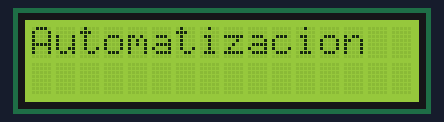
Simulated run of this sketch. Board: Arduino Uno, built with avr-gcc and run on an emulated ATmega328P. Shown: 16×2 character LCD.

Above: at 0.3 s.
At 1.3 s:
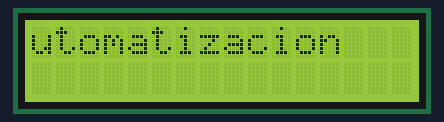
At 3.3 s:
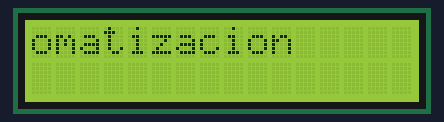
At 6.3 s:
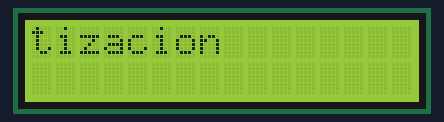
At 9.3 s:
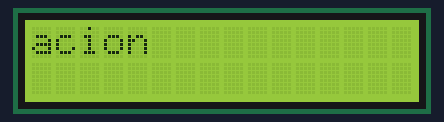
At 13.3 s:
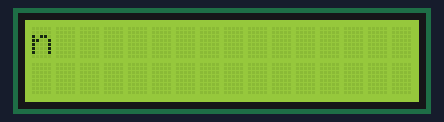

The sketch:

Textom_vil.ino
```cpp
// Incluímos la libreria externa para poder utilizarla
#include <LiquidCrystal.h> // Entre los símbolos <> buscará en la carpeta de librerías configurada

// Definimos las constantes
#define COLS 16 // Columnas del LCD
#define ROWS 2 // Filas del LCD
#define VELOCIDAD 1000 // Velocidad a la que se mueve el texto

// Lo primero is inicializar la librería indicando los pins de la interfaz
LiquidCrystal lcd(12, 11, 5, 4, 3, 2);

// Textos
String texto_fila = "Automatizacion";

void setup() {
  // Configuración monitor serie
  Serial.begin(9600);

  // Configuramos las filas y las columnas del LCD en este caso 16 columnas y 2 filas
  lcd.begin(COLS, ROWS);
}

void loop() {
  lcd.setCursor(0, 1);
  lcd.print("Minera");
  // Obtenemos el tamaño del texto
  int tam_texto=texto_fila.length();

  // Mostramos entrada texto por la derecha
  for(int i=1; i<=tam_texto ; i++)
  {
    String texto = texto_fila.substring(i-1);

    // Limpiamos pantalla
    lcd.clear();

    //Situamos el cursor
    lcd.setCursor(16, 0);

    // Escribimos el texto
    lcd.print(texto);

    // Esperamos
    delay(10);
  }

  // Desplazamos el texto hacia la IZQUIERDA
  for(int i=16; i<=1;i--)
  {
    // Limpiamos pantalla
    lcd.clear();

    //Situamos el cursor
    lcd.setCursor(i, 0);

    // Escribimos el texto
    lcd.print(texto_fila);

    // Esperamos
    delay(VELOCIDAD);
  }


  // Mostramos salida del texto por la izquierda
  for(int i=1; i<=tam_texto ; i++)
  {
    String texto = texto_fila.substring(i-1);

    // Limpiamos pantalla
    lcd.clear();

    //Situamos el cursor
    lcd.setCursor(0, 0);

    // Escribimos el texto
    lcd.print(texto);

    // Esperamos
    delay(VELOCIDAD);
  }


}
```

Measured:
- by itself, everything shown: repeats every 14.2 s, in 15 steps
- what the display in image 0 shows lasts 1.0 s, from 0.3 s to 1.3 s
